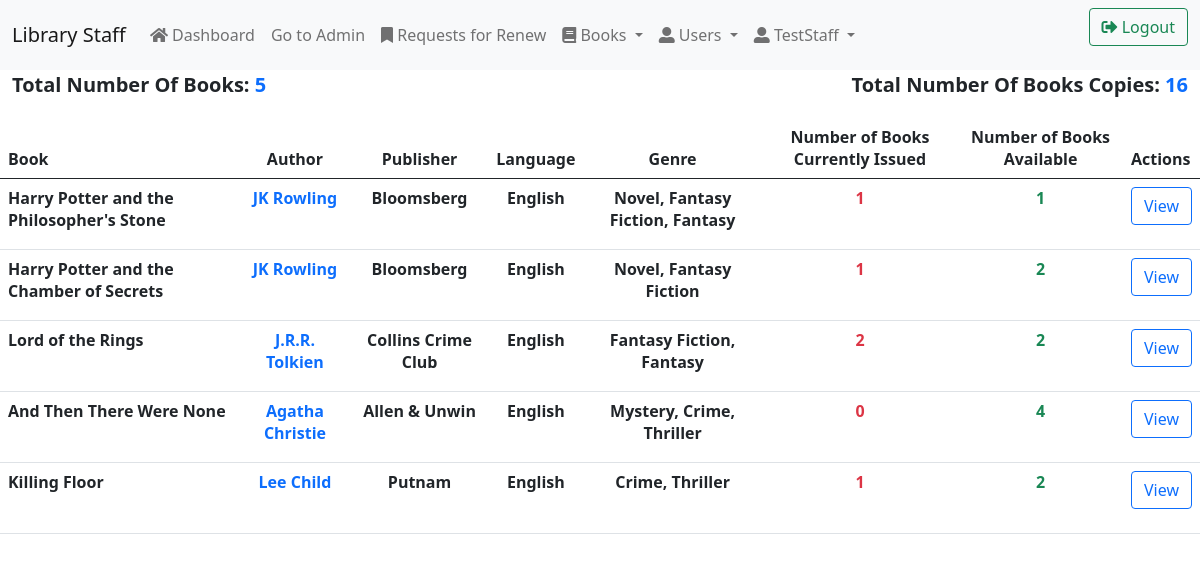
The page /staff/allbooks (signed in) on the database its author committed.
### library/models.py (models this page shows, shortened)
class Staff(models.Model):
    user = models.OneToOneField(User, on_delete=models.CASCADE)
    roll_no = models.CharField(max_length=10)
    name = models.CharField(max_length=20)

class Book(models.Model):
    title = models.CharField(max_length=200)
    author = models.ForeignKey('Author', on_delete=models.SET_NULL, null=True)
    summary = models.TextField(max_length=1000)
    isbn = models.CharField('ISBN', max_length=13, unique=True)
    genre = models.ManyToManyField(Genre)
    language = models.ForeignKey('Language', on_delete=models.SET_NULL, null=True)
    def display_genre(self):
        return ', '.join(genre.name for genre in self.genre.all())
    def num_books(self):
        return BookIndividual.objects.filter(book=self, status='a').count()
    def issued_books(self):
        return BookIndividual.objects.filter(book=self, status='o').count()

class Author(models.Model):
    name = models.CharField(max_length=100)
    publisher = models.ForeignKey('PublishingHouse', on_delete=models.SET_NULL, null=True, blank=True)
    GEN = (('n',''),('m','Male'),('f','Female'),('o','Other'))
    gender = models.CharField(max_length=15, choices=GEN, default='n', blank=True)
    bio = models.CharField(max_length=1000, default=' ')
    nationality= models.CharField(max_length=50, default=' ')

class PublishingHouse(models.Model):
    name = models.CharField(max_length=100)

class Language(models.Model):
    name = models.CharField(max_length=100)

class Genre(models.Model):
	name = models.CharField(max_length=100)

### library/views.py (the view)
# urls.py: path('staff/allbooks', View_Staff_AllBooks, name='staff_allbooks'),
@login_required(redirect_field_name='dashboard')
def View_Staff_AllBooks(request):
	if not request.user.is_staff:
		messages.error(request,'You are Unauthorised to visit the Staff Page!!')
		return redirect('/', locals())
	staff=Staff.objects.get(user=request.user)
	books=Book.objects.all()
	num_books=Book.objects.all().count()
	num_book_individuals=BookIndividual.objects.all().count()
	return render(request, "staff_allbooks.html", locals())

### library/templates/staff_allbooks.html (shortened to what this page needs)
<html>
	<head>
    	{% include 'csscdn.html' %}
	</head>
	<body>
{% include 'navbar.html' %}
	<div class="container-fluid">
		<p class="fs-5 fw-bold"> <span style="float:left;"> Total Number Of Books: <span class="text-primary">{{num_books}} </span></span> <span style="float:right;"> Total Number Of Books Copies: <span class="text-primary">{{num_book_individuals}} </span></span> </p></p>
	</div>
	<br><br>
		<table class="table table-hover">
  		<thead>
    		<tr>
      			<th scope="col">Book</th>
      			<th scope="col" class="text-center">Author</th>
      			<th scope="col" class="text-center">Publisher</th>
      			<th scope="col" class="text-center">Language</th>
      			<th scope="col" class="text-center">Genre</th>
      			<th scope="col" class="text-center">Number of Books Currently Issued</th>
      			<th scope="col" class="text-center">Number of Books Available</th>
      			<th scope="col">Actions</th>
    		</tr>
  		</thead>
  		<tbody>
  			{% for b in books %}
  			<tr>
  				<th>{{ b.title }}</th>
  				<th><a href="{% url 'staff_author' pk=b.author.id %}"><p class="text-center text-primary">{{b.author.name}}</p></a></th>
	      		<th class="text-center">{{ b.author.publisher.name }}</th>
	      		<th class="text-center">{{ b.language.name }}</th>
	      		<th class="text-center">{{ b.display_genre }}</th>
	      		<th class="text-center text-danger">{{ b.issued_books }}</th>
	      		{% if b.num_books %}
	      		<th class="text-success text-center">{{ b.num_books }}</th>
	      		{% else %}
	      		<th class="text-danger text-center">{{ b.num_books }}</th>
	      		{% endif %}
  				<th><form action="{% url 'staff_book' pk=b.id %}" class="d-flex">
	        	<button class="btn btn-outline-primary" type="submit">View</button>
	      		</form></th>
  			</tr>
     		{% endfor %}
		</tbody>
	</table>
	</body>
</html>

### library/templates/navbar.html (shortened to what this page needs)
{% if user.is_staff %}
  <nav class="navbar nav-pills navbar-expand-lg navbar-light bg-light">
    <div class="container-fluid">
      <a class="navbar-brand" href="/staff">Library Staff</a>
      <div class="collapse navbar-collapse" id="navbarSupportedContent">
        <ul class="navbar-nav me-auto mb-2 mb-lg-0">
          <li class="nav-item">
            <a class="nav-link" aria-current="page" href="/staff"><span><i class="fas fa-home"></i></span>&nbspDashboard</a>
          </li>
          <li class="nav-item">
            <a class="nav-link" aria-current="page" href="/admin">Go to Admin</a>
          </li>
          <li class="nav-item">
            <a class="nav-link" aria-current="page" href="{% url 'allrenew' %}">
              <span><i class="fas fa-bookmark"></i></span>&nbspRequests for Renew
            </a>
          </li>
          <li class="nav-item dropdown active">
            <a class="nav-link dropdown-toggle" href="#" id="navbarDropdown" role="button" data-bs-toggle="dropdown" aria-expanded="false">
              <span><i class="fas fa-book"></i></span>&nbspBooks
            </a>
          </li>
          <li class="nav-item dropdown active">
            <a class="nav-link dropdown-toggle" href="#" id="navbarDropdown" role="button" data-bs-toggle="dropdown" aria-expanded="false">
              <span><i class="fas fa-user-alt"></i></span>&nbspUsers
            </a>
          </li>
          <li class="nav-item dropdown">
            <a class="nav-link dropdown-toggle" href="#" id="navbarDropdown" role="button" data-bs-toggle="dropdown" aria-expanded="false">
              <span><i class="fas fa-user-alt"></i></span>&nbsp{{ staff.name }}
            </a>
          </li>
        </ul>
        {% if user.is_authenticated %}
        <form action="{% url 'logout' %}" class="d-flex">
          <button class="btn btn-outline-success" type="submit"><span><i class="fas fa-sign-out-alt"></i></span>&nbspLogout</button>
        </form>
        {% else %}
        <form action="{% url 'login' %}" class="d-flex">
          <button class="btn btn-outline-primary" type="submit"><span><i class="fas fa-sign-in-alt"></i></span>&nbspLogin</button>
        </form>
        {% endif %}
      </div>
    </div>
  </nav>
  {% endif %}

### library/templates/staff_allbooks.html (style rules this page uses)
a { color: black; text-decoration: none; }

### rows shown on the page
Staff: name "TestStaff"
Book: title "Harry Potter and the Philosopher's Stone", author.name "JK Rowling", author.publisher.name "Bloomsberg", language.name "English", display_genre "Novel, Fantasy Fiction, Fantasy", issued_books "1", num_books "1"
Book: title "Harry Potter and the Chamber of Secrets", author.name "JK Rowling", author.publisher.name "Bloomsberg", language.name "English", display_genre "Novel, Fantasy Fiction", issued_books "1", num_books "2"
Book: title "Lord of the Rings", author.name "J.R.R. Tolkien", author.publisher.name "Collins Crime Club", language.name "English", display_genre "Fantasy Fiction, Fantasy", issued_books "2", num_books "2"
Book: title "And Then There Were None", author.name "Agatha Christie", author.publisher.name "Allen & Unwin", language.name "English", display_genre "Mystery, Crime, Thriller", issued_books "0", num_books "4"
Book: title "Killing Floor", author.name "Lee Child", author.publisher.name "Putnam", language.name "English", display_genre "Crime, Thriller", issued_books "1", num_books "2"

### other values the page prints
{{ num_books }} "5"
{{ num_book_individuals }} "16"
